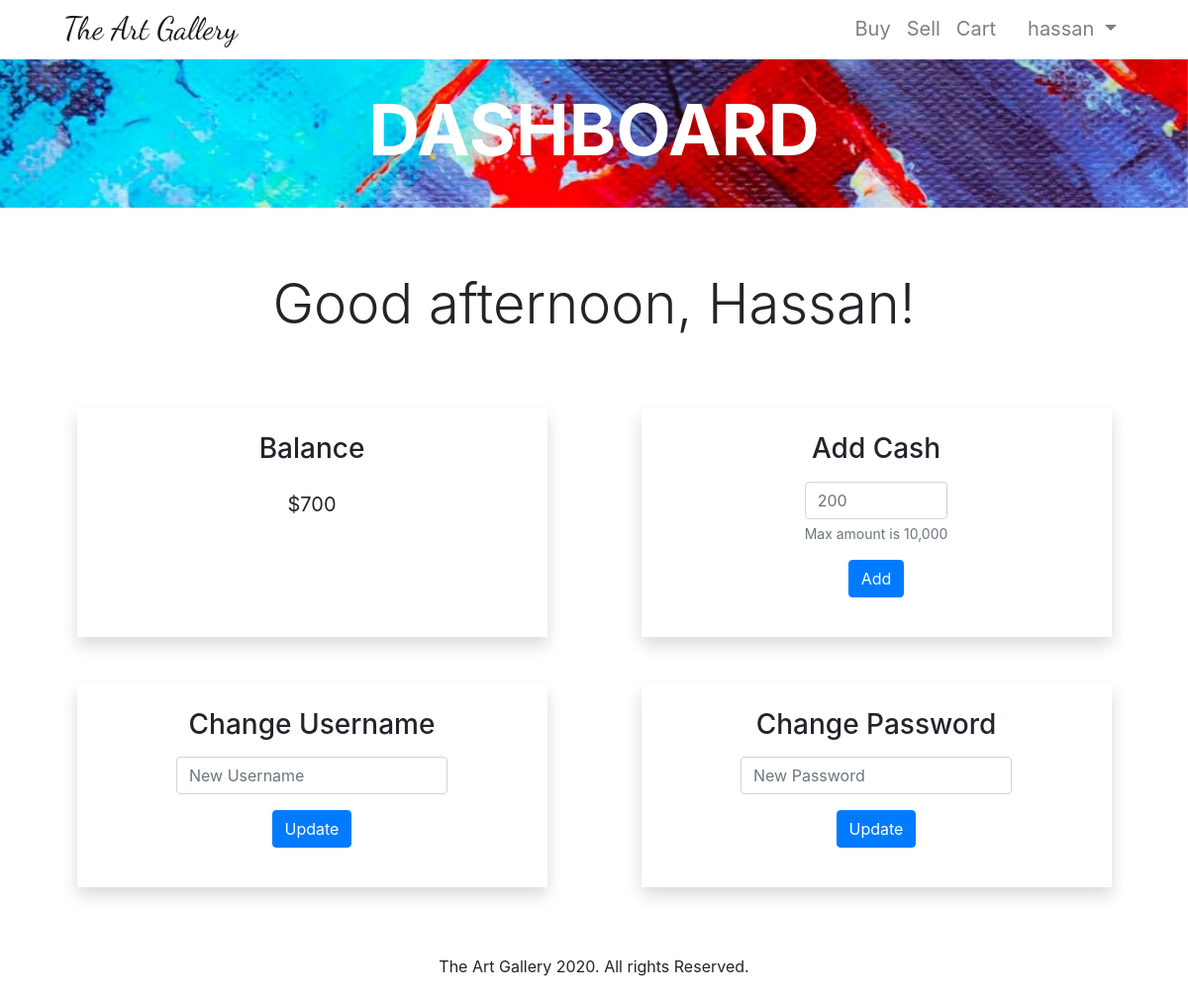
Before: /dashboard (signed in) with the older database file.
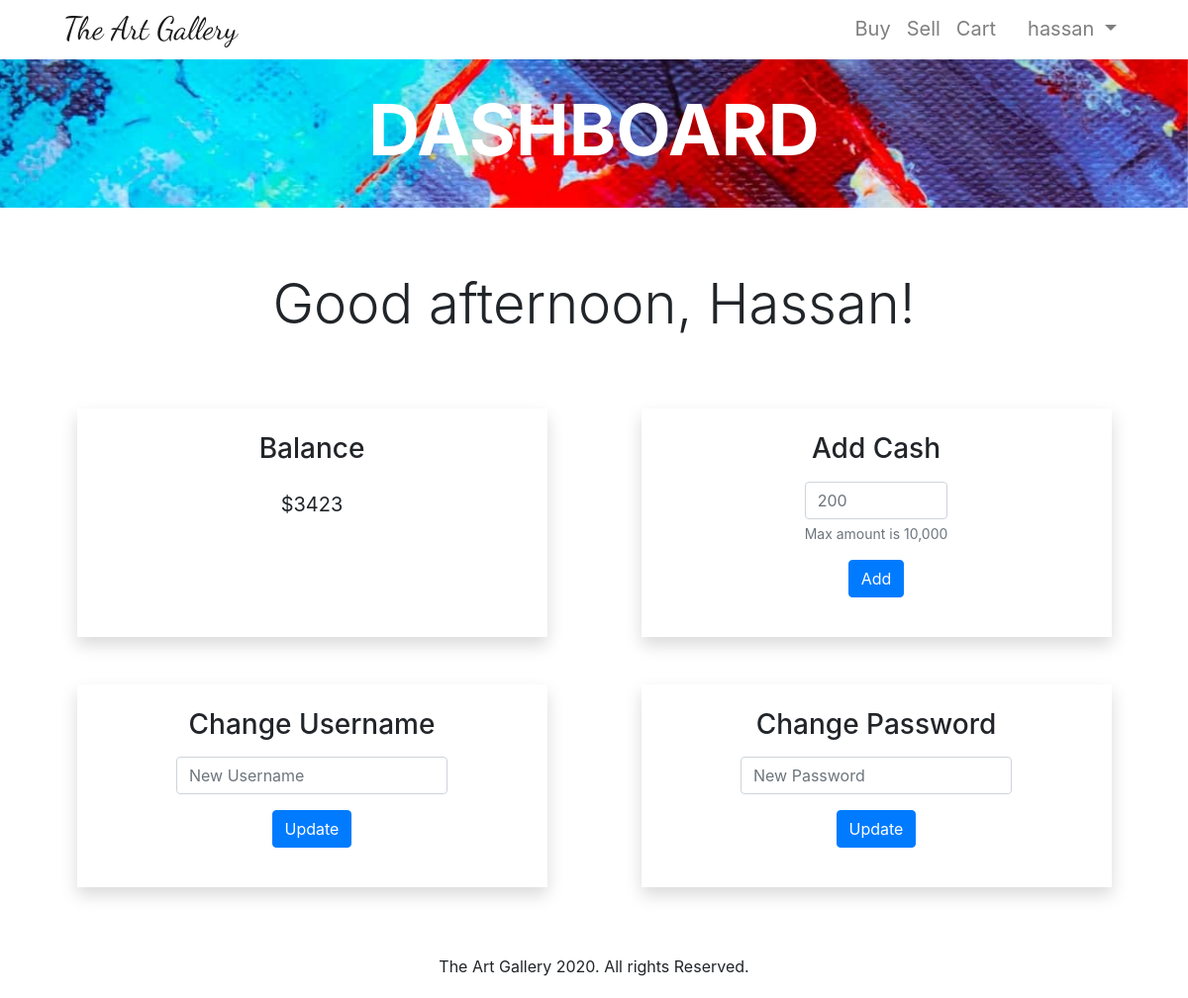
After: the same page with the newer database file.
### tables this page shows
CREATE TABLE users (id INTEGER PRIMARY KEY, username TEXT NOT NULL, hashvalue TEXT NOT NULL, firstname TEXT NOT NULL, lastname TEXT NOT NULL, country TEXT NOT NULL, cash NUMERIC NOT NULL DEFAULT 500.00);

### main.py (the view)
@app.route("/dashboard", methods=["GET", "POST"])
@login_required
def dashboard():
    if request.method == "GET":
        now = datetime.now()
        hour = int(now.strftime("%H"))
        greeting = "morning"
        if hour >= 12 and hour < 18:
            greeting = "afternoon"
        elif hour >=18 and hour < 5:
            greeting = "evening"
        with sqlite3.connect("gallery.db") as con:
            db = con.cursor()
            db.execute(
                f"SELECT cash, firstname FROM users WHERE id = {session['user_id']}")
            rows = db.fetchall()
        return render_template("dashboard.html", cash=rows[0][0], name=rows[0][1], greeting=greeting)

### brains.py (called while the page is built)
def login_required(f):
    @wraps(f)
    def decorated_function(*args, **kwargs):
        if session.get("user_id") is None:
            return redirect("/login")
        return f(*args, **kwargs)
    return decorated_function

### main.py (called while the page is built)
@app.after_request
def after_request(response):
    response.headers["Cache-Control"] = "no-cache, no-store, must-revalidate"
    response.headers["Expires"] = 0
    response.headers["Pragma"] = "no-cache"
    return response

### templates/dashboard.html (shortened to what this page needs)
{% extends 'layout.html' %}
{% block main %}
<div id="dashboard-content">
    <section class="main-section mb-5">
        <div class="message-screen">
            <div id="buy-top" class="d-flex flex-column justify-content-center align-items-center top" style="
            background-image: url({{ url_for('static', filename='images/dashboard.jpg') }});">
                <h1 class="display-3 font-weight-bold" style="color:white;">DASHBOARD</h1>
            </div>
            <div class="container mt-5">
                <div class="jumbotron dash-jumbo text-center p-3">
                    <h1 class="display-4">Good {{ greeting }}, {{ name }}!</h1>
                </div>
            </div>
            <div class="container mt-5">
                <div class="row d-flex justify-content-around">
                    <div class="col-10 col-md-5 p-4 shadow text-center">
                        <h3 class="display-5">Balance</h3>
                        <p class="lead mt-4"><strong>${{ cash }}</strong></p>
                    </div>
                    <div class="col-10 col-md-5 p-4 shadow mt-5 mt-md-0 text-center d-flex justify-content-center">
                        <form action="/addCash" method="post">
                            <h3 class="display-5">Add Cash</h3>
                            <div class="form-group mt-3">
                                <input type="number" name="moreCash" class="form-control" id="inputCash"
                                    placeholder="200" min="1" max="10000" required>
                                <small id="cashHelp" class="form-text text-muted">Max amount is 10,000</small>
                            </div>
                            <div class="form-group d-flex justify-content-center">
                                <button type="submit" class="btn btn-primary">Add</button>
                            </div>
                        </form>
                    </div>
                </div>
            </div>
            <div class="container mt-5">
                <div class="row d-flex justify-content-around">
                    <div class="col-10 col-md-5 p-4 shadow text-center d-flex justify-content-center">
                        <form action="/changeUsername" method="post">
                            <h3 class="display-5">Change Username</h3>
                            <div class="form-group mt-3">
                                <input type="text" name="newUsername" class="form-control" id="newUsername"
                                    placeholder="New Username" required>
                            </div>
                            <div class="form-group d-flex justify-content-center">
                                <button type="submit" class="btn btn-primary">Update</button>
                            </div>
                        </form>
                    </div>
                    <div class="col-10 col-md-5 p-4 shadow mt-5 mt-md-0 text-center d-flex justify-content-center">
                        <form action="/changePassword" method="post">
                            <h3 class="display-5">Change Password</h3>
                            <div class="form-group mt-3">
                                <input type="password" name="newPassword" id="newPassword" class="form-control"
                                    placeholder="New Password" required>
                            </div>
                            <div class="form-group d-flex justify-content-center">
                                <button type="submit" class="btn btn-primary">Update</button>
                            </div>
                        </form>
                    </div>
                </div>
            </div>
        </div>
    </section>
</div>
{% endblock %}

Changed rows visible on the page:
changed users "Hassan": cash "700" → "3423"
